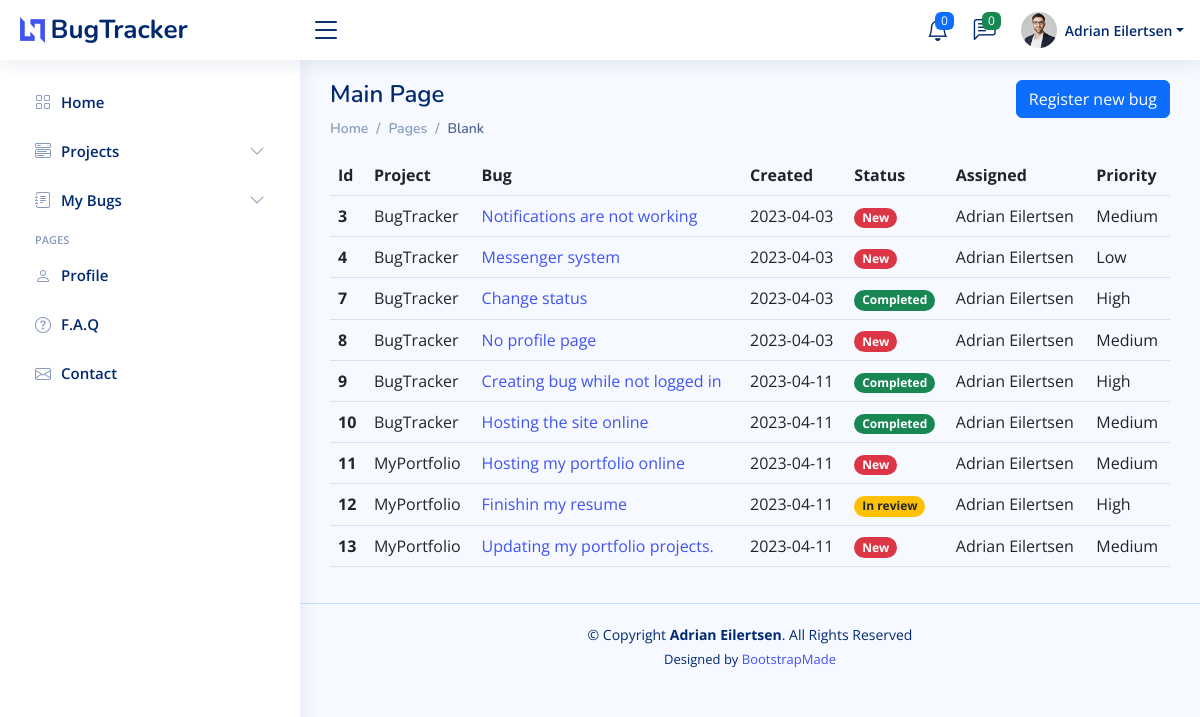
Screenshot of / (signed in) with the database file from the repository.
### db.py (models this page shows)
class User(UserMixin, db.Model):
    __tablename__ = "user"
    id = db.Column(db.Integer, primary_key=True)
    name = db.Column(db.String(250), nullable=False, unique=True)
    email = db.Column(db.String(250), unique=True, nullable=False)
    password = db.Column(db.String(250), nullable=False)
    bugs = relationship("Bug", back_populates="assigned")
    comments = relationship("Comment", back_populates="comment_author")
    projects = db.relationship("Project", secondary=project_user, back_populates="users")

class Bug(db.Model):
    __tablename__ = "bug"
    id = db.Column(db.Integer, primary_key=True)
    title = db.Column(db.String(250), nullable=False)
    description = db.Column(db.String(250), nullable=False)
    reporter = db.Column(db.String, db.ForeignKey("user.name"))
    date = db.Column(db.String(250), nullable=False)
    status = db.Column(db.Integer, nullable=False)
    priority = db.Column(db.String(250), nullable=False)
    project_id = db.Column(db.String, db.ForeignKey("project.name"))
    project = relationship("Project", back_populates="bugs")
    comment = relationship("Comment", back_populates="parent_bug")
    assigned = relationship("User", back_populates="bugs")

### main.py (the view)
@app.route("/", methods=["GET", "POST"])
def home():
    bugs_data = get_table_data(Bug)
    project_data = get_table_data(Project)
    update_form_choices(ASSIGN, User)
    update_form_choices(PROJECT, Project)
    form = NewBugForm()
    if form.validate_on_submit():
        new_bug = get_bugform_data(form)
        add_item_to_db(new_bug)
        return redirect(url_for("home"))
    return render_template("index.html", form=form, logged_in=current_user.is_authenticated, bugs=bugs_data,
                           project=project_data)

### functions.py (called while the page is built)
def get_table_data(tablename):
    return db.session.query(tablename).all()

def update_form_choices(choices, tablename):
    for item in db.session.query(tablename).all():
        if item.name not in choices:
            choices.append(item.name)

### main.py (called while the page is built)
@lm.user_loader
def load_user(user_id):
    return User.query.get(int(user_id))

### templates/index.html (shortened to what this page needs)
<!DOCTYPE html>
<html lang="en">
{% import "bootstrap/wtf.html" as wtf %}
{% include "header.html" %}
<body>
{% include "navbar.html" %}
<main id="main" class="main">
  <div class="pagetitle">
    <div class="row">
      <div class="col-6">
        <h1>Main Page</h1>
      </div>
      {% if logged_in %}
      <div class="col-6 d-flex justify-content-end">
        <button type="button" class="btn btn-primary" data-bs-toggle="modal" data-bs-target="#staticBackdrop">
          Register new bug
        </button>
        {% endif %}
      </div>
    </div>
    <nav>
      <ol class="breadcrumb">
        <li class="breadcrumb-item"><a href="index.html">Home</a></li>
        <li class="breadcrumb-item">Pages</li>
        <li class="breadcrumb-item active">Blank</li>
      </ol>
    </nav>
  </div>
  <section class="section">
    <div class="row">
      <div class="col">
        <table class="table table-hover">
          <thead>
          <tr>
            <th scope="col">Id</th>
            <th scope="col">Project</th>
            <th scope="col">Bug</th>
            <th scope="col">Created</th>
            <th scope="col">Status</th>
            <th scope="col">Assigned</th>
            <th scope="col">Priority</th>
          </tr>
          </thead>
          <tbody>
          {% for bug in bugs %}
          <tr id="tr-{{ bug.id }}">
            <th scope="row">{{ bug.id }}</th>
            <td>{{ bug.project_id }}</td>
            <td><a href="{{ url_for('bug', index=bug.id) }}">{{ bug.title }}</a></td>
            <td>{{ bug.date }}</td>
            <td>
              {% if bug.status == 0 %}
              <span class="badge rounded-pill bg-danger">New</span>
              {% elif bug.status == 1 %}
              <span class="badge rounded-pill bg-info text-dark">In progress</span>
              {% elif bug.status == 2 %}
              <span class="badge rounded-pill bg-warning text-dark">In review</span>
              {% elif bug.status == 3 %}
              <span class="badge rounded-pill bg-success">Completed</span>
              {% endif %}
            </td>
            <td>{{ bug.assigned.name }}</td>
            <td>{{ bug.priority }}</td>
          </tr>
          {% endfor %}
          </tbody>
        </table>
      </div>
    </div>
  </section>
</main>
{% include "footer.html" %}
</body>
</html>

### templates/navbar.html (shortened to what this page needs)
<header id="header" class="header fixed-top d-flex align-items-center">
  <div class="d-flex align-items-center justify-content-between">
    <a href="{{ url_for('home') }}" class="logo d-flex align-items-center">
      <img src="{{ url_for('static', filename='assets/img/logo.png') }}" alt="">
      <span class="d-none d-lg-block">BugTracker</span>
    </a>
    <i class="bi bi-list toggle-sidebar-btn"></i>
  </div>
  <nav class="header-nav ms-auto">
    <ul class="d-flex align-items-center">
      <li class="nav-item dropdown">
        <a class="nav-link nav-icon" href="#" data-bs-toggle="dropdown">
          <i class="bi bi-bell"></i>
          <span class="badge bg-primary badge-number">0</span>
        </a>
      </li>
      <li class="nav-item dropdown">
        <a class="nav-link nav-icon" href="#" data-bs-toggle="dropdown">
          <i class="bi bi-chat-left-text"></i>
          <span class="badge bg-success badge-number">0</span>
        </a>
      </li>
      <li class="nav-item dropdown pe-3">
        {% if not logged_in %}
        <a href="{{ url_for('login') }}" type=button class="btn btn-outline-primary">Log in</a>
        {% else %}
        <a class="nav-link nav-profile d-flex align-items-center pe-0" href="#" data-bs-toggle="dropdown">
          <img src="{{ url_for('static', filename='assets/img/profile-img.jpg') }}" alt="Profile"
               class="rounded-circle">
          <span class="d-none d-md-block dropdown-toggle ps-2">{{ current_user.name }}</span>
        </a>
          </li>
        </ul>
        {% endif %}
  </nav>
</header>
<aside id="sidebar" class="sidebar">
  <ul class="sidebar-nav" id="sidebar-nav">
    <li class="nav-item">
      <a class="nav-link collapsed" href="{{ url_for('home') }}">
        <i class="bi bi-grid"></i>
        <span>Home</span>
      </a>
    </li>
    <li class="nav-item">
      <a class="nav-link collapsed" data-bs-target="#components-nav" data-bs-toggle="collapse" href="#">
        <i class="bi bi-menu-button-wide"></i><span>Projects</span><i class="bi bi-chevron-down ms-auto"></i>
      </a>
    </li>
    <li class="nav-item">
      <a class="nav-link collapsed" data-bs-target="#forms-nav" data-bs-toggle="collapse" href="#">
        <i class="bi bi-journal-text"></i><span>My Bugs</span><i class="bi bi-chevron-down ms-auto"></i>
      </a>
    </li>
    <li class="nav-heading">Pages</li>
    <li class="nav-item">
      <a class="nav-link collapsed" href="">
        <i class="bi bi-person"></i>
        <span>Profile</span>
      </a>
    </li>
    <li class="nav-item">
      <a class="nav-link collapsed" href="">
        <i class="bi bi-question-circle"></i>
        <span>F.A.Q</span>
      </a>
    </li>
    <li class="nav-item">
      <a class="nav-link collapsed" href="">
        <i class="bi bi-envelope"></i>
        <span>Contact</span>
      </a>
    </li>
  </ul>
</aside>

### static/assets/css/style.css (style rules this page uses)
:root { scroll-behavior: smooth; }
body { font-family: "Open Sans", sans-serif; background: #f6f9ff; color: #444444; }
a { color: #4154f1; text-decoration: none; }
h1, h2, h3, h4, h5, h6 { font-family: "Nunito", sans-serif; }
#main { margin-top: 60px; padding: 20px 30px; transition: all 0.3s; }
.pagetitle { margin-bottom: 10px; }
.pagetitle h1 { font-size: 24px; margin-bottom: 0; font-weight: 600; color: #012970; }
.breadcrumb { font-size: 14px; font-family: "Nunito", sans-serif; color: #899bbd; font-weight: 600; }
.breadcrumb a { color: #899bbd; transition: 0.3s; }
.breadcrumb .breadcrumb-item::before { color: #899bbd; }
.breadcrumb .active { color: #51678f; font-weight: 600; }
.logo { line-height: 1; }
@media (min-width: 1200px) { .logo { width: 280px; } }
.logo img { max-height: 26px; margin-right: 6px; }
.logo span { font-size: 26px; font-weight: 700; color: #012970; font-family: "Nunito", sans-serif; }
.header { transition: all 0.5s; z-index: 997; height: 60px; box-shadow: 0px 2px 20px rgba(1, 41, 112, 0.1); background-color: #fff; padding-left: 20px; }
.header .toggle-sidebar-btn { font-size: 32px; padding-left: 10px; cursor: pointer; color: #012970; }
.header-nav ul { list-style: none; }
.header-nav>ul { margin: 0; padding: 0; }
.header-nav .nav-icon { font-size: 22px; color: #012970; margin-right: 25px; position: relative; }
.header-nav .nav-profile { color: #012970; }
.header-nav .nav-profile img { max-height: 36px; }
.header-nav .nav-profile span { font-size: 14px; font-weight: 600; }
.header-nav .badge-number { position: absolute; inset: -2px -5px auto auto; font-weight: normal; font-size: 12px; padding: 3px 6px; }
.sidebar { position: fixed; top: 60px; left: 0; bottom: 0; width: 300px; z-index: 996; transition: all 0.3s; padding: 20px; overflow-y: auto; scrollbar-width: thin; scrollbar-color: #aab7cf transparent; box-shadow: 0px 0px 20px rgba(1, 41, 112, 0.1); background-color: #fff; }
@media (min-width: 1200px) { #main, #footer { margin-left: 300px; } }
.sidebar-nav { padding: 0; margin: 0; list-style: none; }
.sidebar-nav li { padding: 0; margin: 0; list-style: none; }
.sidebar-nav .nav-item { margin-bottom: 5px; }
.sidebar-nav .nav-heading { font-size: 11px; text-transform: uppercase; color: #899bbd; font-weight: 600; margin: 10px 0 5px 15px; }
.sidebar-nav .nav-link { display: flex; align-items: center; font-size: 15px; font-weight: 600; color: #4154f1; transition: 0.3; background: #f6f9ff; padding: 10px 15px; border-radius: 4px; }
.sidebar-nav .nav-link i { font-size: 16px; margin-right: 10px; color: #4154f1; }
.sidebar-nav .nav-link.collapsed { color: #012970; background: #fff; }
.sidebar-nav .nav-link.collapsed i { color: #899bbd; }
.sidebar-nav .nav-link .bi-chevron-down { margin-right: 0; transition: transform 0.2s ease-in-out; }

### rows the page displays
User: name "Adrian Eilertsen"
Bug: id "3", project_id "BugTracker", title "Notifications are not working", date "2023-04-03", status "New", assigned.name "Adrian Eilertsen", priority "Medium"
Bug: id "4", project_id "BugTracker", title "Messenger system", date "2023-04-03", status "New", assigned.name "Adrian Eilertsen", priority "Low"
Bug: id "7", project_id "BugTracker", title "Change status", date "2023-04-03", status "Completed", assigned.name "Adrian Eilertsen", priority "High"
Bug: id "8", project_id "BugTracker", title "No profile page", date "2023-04-03", status "New", assigned.name "Adrian Eilertsen", priority "Medium"
Bug: id "9", project_id "BugTracker", title "Creating bug while not logged in", date "2023-04-11", status "Completed", assigned.name "Adrian Eilertsen", priority "High"
Bug: id "10", project_id "BugTracker", title "Hosting the site online", date "2023-04-11", status "Completed", assigned.name "Adrian Eilertsen", priority "Medium"
Bug: id "11", project_id "MyPortfolio", title "Hosting my portfolio online", date "2023-04-11", status "New", assigned.name "Adrian Eilertsen", priority "Medium"
Bug: id "12", project_id "MyPortfolio", title "Finishin my resume", date "2023-04-11", status "In review", assigned.name "Adrian Eilertsen", priority "High"
Bug: id "13", project_id "MyPortfolio", title "Updating my portfolio projects.", date "2023-04-11", status "New", assigned.name "Adrian Eilertsen", priority "Medium"
